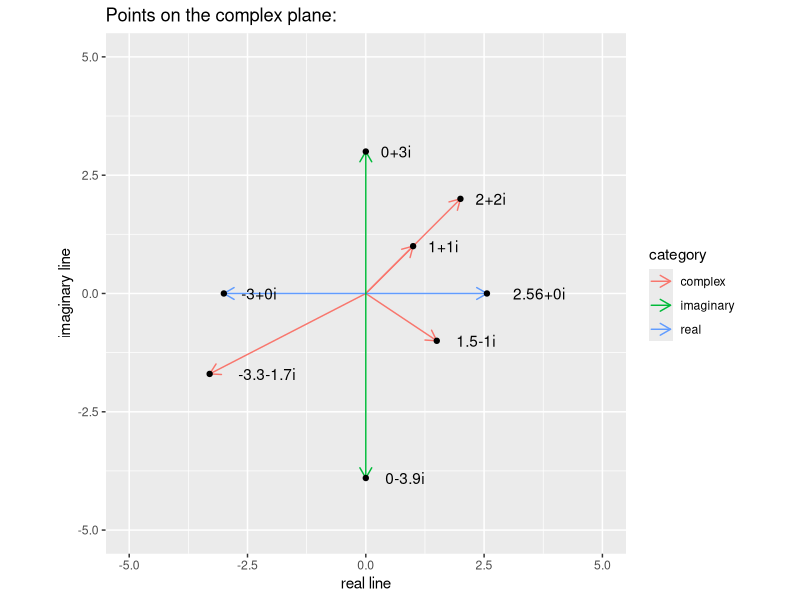
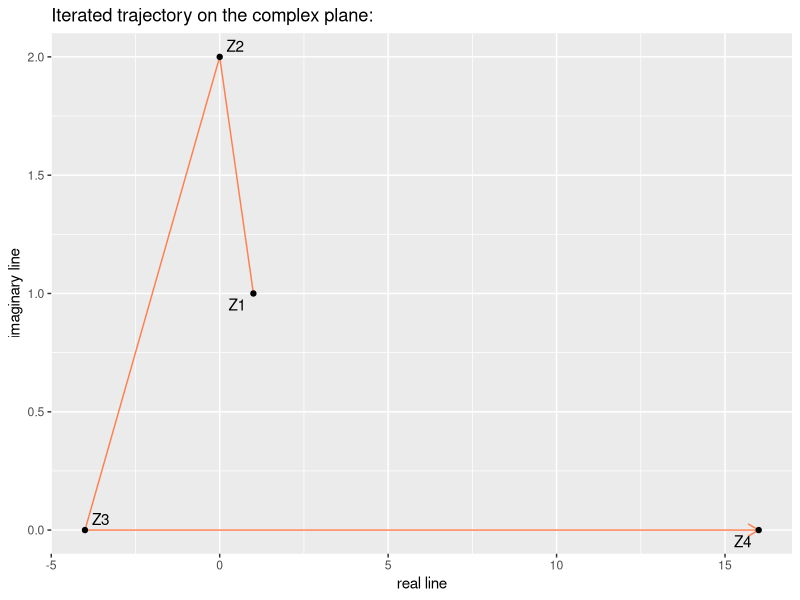
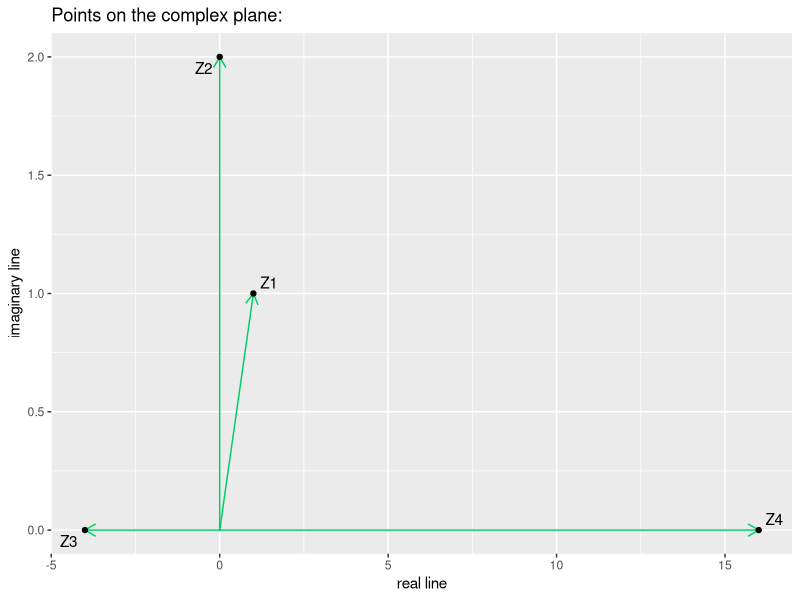

Write R code to recreate these figures, in order.
## ---- chunk 1
knitr::opts_chunk$set(echo = TRUE)
library(tidyverse)
library(ggthemes)
library(ggrepel)
## ---- chunk 2
numbers <- c(1+1i, 2+2i, -3.3-1.7i, 1.5-1i, -3+0i, 2.56+0i, 3i, -3.9i)

# let's split the complex numbers into real and imaginary parts to feed to ggplot
real <- Re(numbers)
imaginary <- Im(numbers)
category <- as.factor(c("complex", "complex", "complex", "complex", "real", "real", "imaginary", "imaginary"))

name <- numbers

tibble(real, imaginary, name, category) %>% ggplot(aes(real, imaginary)) + 
  geom_segment(lineend = "round", linejoin = "mitre", 
               arrow = arrow(length = unit(0.3, "cm")), x=0, y=0, 
               xend=real, yend=imaginary, aes(colour=category)) + 
  geom_point() +
  geom_text(aes(label=name), hjust=-.5, vjust = .5) +
  labs(title= "Points on the complex plane:", x="real line", y = "imaginary line") + 
  lims(x=c(-5, 5), y=c(-5, 5)) + 
  coord_equal()
## ---- chunk 3
n <- 3
x_0 <- 1+1i

numbers <- x_0

for(i in 1:n){
  numbers <- c(numbers, tail(numbers, 1)^2)
}

# let's split the complex numbers into real and imaginary parts to feed to ggplot
real <- Re(numbers)
imaginary <- Im(numbers)

name <- rep("Z", length(numbers))
name <- paste0(name, as.character(1:length(numbers)))

complex_sequence <- tibble(real, imaginary, name) 
complex_sequence

complex_sequence %>% ggplot(aes(real, imaginary)) +
  geom_path(lineend = "round", linejoin = "mitre", 
               arrow = arrow(length = unit(0.3, "cm")), 
            colour="coral") +
  geom_point() +
  geom_text_repel(aes(label=name)) +
  labs(title= "Iterated trajectory on the complex plane:", x="real line", y = "imaginary line")

complex_sequence %>% ggplot(aes(real, imaginary)) +
  geom_segment(lineend = "round", linejoin = "mitre", 
               arrow = arrow(length = unit(0.3, "cm")), x=0, y=0, 
               xend=real, yend=imaginary, 
               colour = "springgreen3") + 
  geom_point() +
  geom_text_repel(aes(label=name)) +
  labs(title= "Points on the complex plane:", x="real line", y = "imaginary line")
